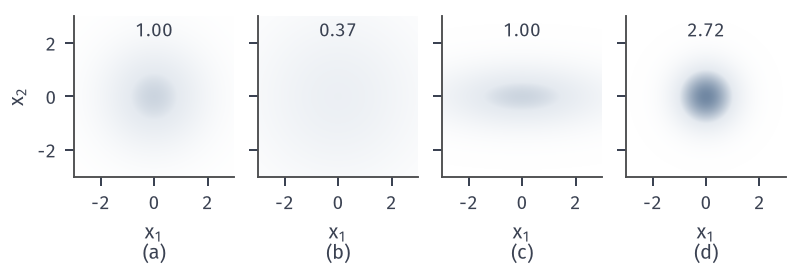

Python code for this plot:
# Target: 2D Gaussian density carried by expansion, saddle and contraction.
from pathlib import Path
import sys
sys.path.insert(0, str(Path(__file__).resolve().parents[1]/'transp-common'))
from transp_common import *
from matplotlib.colors import PowerNorm
fig,axs=figure(112,38,ncols=4,sharey=True)
xl=(-3,3); g=np.linspace(*xl,481); X,Y=np.meshgrid(g,g)
r0=lambda a,b:np.exp(-(a**2+b**2)/2)
fields=[(r0(X,Y),'(a)'),(np.exp(-1)*r0(X*np.exp(-.5),Y*np.exp(-.5)),'(b)'),(r0(X*np.exp(-.5),Y*np.exp(.5)),'(c)'),(np.exp(1)*r0(X*np.exp(.5),Y*np.exp(.5)),'(d)')]
for i,(A,(Z,tag)) in enumerate(zip(axs,fields)):
    A.imshow(Z,extent=[*xl,*xl],origin='lower',cmap=CMAP,norm=PowerNorm(.5,vmin=0,vmax=np.e),interpolation='bilinear')
    A.text(0,2.25,f'{Z.max():.2f}',ha='center',fontsize=7.5)
    A.set_xlim(*xl); A.set_ylim(*xl); A.set_aspect('equal'); A.set_xticks([-2,0,2]); A.set_yticks([-2,0,2]); tail(A,'$x_1$',tag,'$x_2$' if i==0 else None)
save(fig,Path(__file__).resolve().parent,'figure',{'t':1,'rates':'expansion div=1, saddle div=0, contraction div=-1'})
